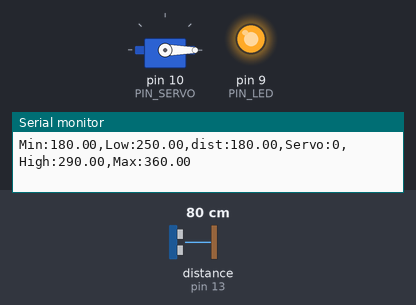
Bench run of a sketch on a simulated Arduino Uno, built with avr-gcc and run on an emulated ATmega328P. Shown: servo, output pins drawn as LEDs (lit = HIGH), the last lines printed to the serial monitor. Wiring (inferred from the names in the program): ultrasonic range finder: trigger pin 12; echo pin 13. Dashed ring = blinking. Inputs (shaded band) come from the test bench; at power-on: distance to the obstacle (sensor on pin 13) 80 cm. The echo pulse lasts 58.3 µs per cm; pins used as bus, display or sensor lines are not drawn.

Above: at 1.2 s.
1.3 s: distance to the obstacle (sensor on pin 13) set to 35 cm
At 1.45 s:
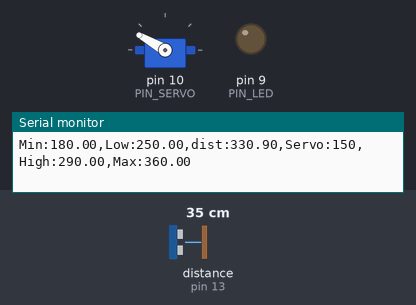
At 2.6 s:
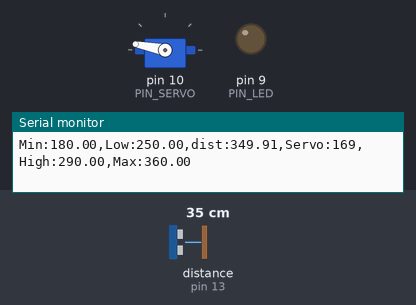
3.1 s: distance to the obstacle (sensor on pin 13) set to 18 cm
At 3.25 s:
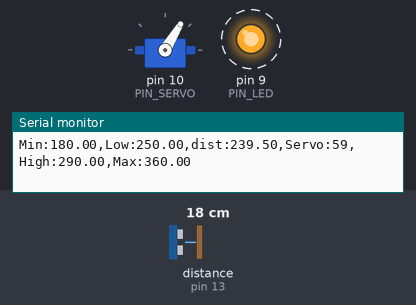
Timing chart, 0 to 6.1 s (numbered marks = the images above; inputs shaded):
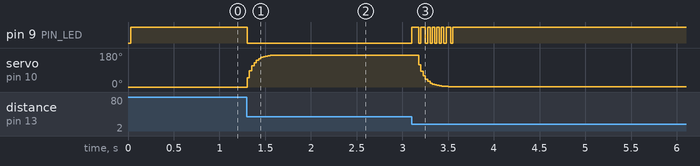

The sketch:

11P07.ino
```cpp
#include <Servo.h>

// Arduino pin assignment
#define PIN_LED   9   // LED active-low
#define PIN_TRIG  12  // sonar sensor TRIGGER
#define PIN_ECHO  13  // sonar sensor ECHO
#define PIN_SERVO 10  // servo motor

// configurable parameters for sonar
#define SND_VEL 346.0     // sound velocity at 24 celsius degree (unit: m/sec)
#define INTERVAL 25      // sampling interval (unit: msec)
#define PULSE_DURATION 10 // ultra-sound Pulse Duration (unit: usec)
#define _DIST_MIN 180.0   // minimum distance to be measured (unit: mm)
#define _DIST_MAX 360.0   // maximum distance to be measured (unit: mm)

#define TIMEOUT ((INTERVAL / 2) * 1000.0) // maximum echo waiting time (unit: usec)
#define SCALE (0.001 * 0.5 * SND_VEL) // coefficent to convert duration to distance

#define _EMA_ALPHA 0.3    // EMA weight of new sample (range: 0 to 1)
                          // Setting EMA to 1 effectively disables EMA filter.

// Target Distance
#define _TARGET_LOW  250.0
#define _TARGET_HIGH 290.0

// duty duration for myservo.writeMicroseconds()
// NEEDS TUNING (servo by servo)

#define _DUTY_MIN 0 // servo full clockwise position (0 degree)
#define _DUTY_NEU 90 // servo neutral position (90 degree)
#define _DUTY_MAX 180 // servo full counterclockwise position (180 degree)

// global variables
float  dist_ema, dist_prev = _DIST_MAX; // unit: mm
unsigned long last_sampling_time;       // unit: ms

Servo myservo;

void setup() {
  // initialize GPIO pins
  pinMode(PIN_LED, OUTPUT);
  pinMode(PIN_TRIG, OUTPUT);    // sonar TRIGGER
  pinMode(PIN_ECHO, INPUT);     // sonar ECHO
  digitalWrite(PIN_TRIG, LOW);  // turn-off Sonar

  myservo.attach(PIN_SERVO);
  myservo.writeMicroseconds(_DUTY_NEU);

  // initialize USS related variables
  dist_prev = _DIST_MIN; // raw distance output from USS (unit: mm)

  // initialize serial port
  Serial.begin(57600);
}

void loop() {
  float  dist_raw, dist_filtered;

  // wait until next sampling time.
  // millis() returns the number of milliseconds since the program started.
  // will overflow after 50 days.
  if (millis() < last_sampling_time + INTERVAL)
    return;

  // get a distance reading from the USS
  dist_raw = USS_measure(PIN_TRIG, PIN_ECHO);

  // the range filter
  if ((dist_raw == 0.0) || (dist_raw > _DIST_MAX)) {
      digitalWrite(9,true);
      dist_filtered = dist_prev;
  } else if (dist_raw < _DIST_MIN) {
      dist_filtered = dist_prev;
      digitalWrite(9,true);
  } else {    // In desired Range
      dist_filtered = dist_raw;
      dist_prev = dist_raw;
      digitalWrite(9,false);
  }

  // Modify the below line to implement the EMA equation
  dist_ema = _EMA_ALPHA*dist_filtered+(1-_EMA_ALPHA)*dist_ema;

  // adjust servo position according to the USS read value
  // add your code here!
  if(dist_ema<180.0){
    myservo.write(_DUTY_MIN);
  }else if(dist_ema>360.0){
    myservo.write(_DUTY_MAX);
  }
  else{
    myservo.write(((dist_ema-180.0)/180)*(_DUTY_MAX-_DUTY_MIN)+_DUTY_MIN);
  }

  // output the distance to the serial port
  Serial.print("Min:");    Serial.print(_DIST_MIN);
  Serial.print(",Low:");   Serial.print(_TARGET_LOW);
  Serial.print(",dist:");  Serial.print(dist_ema);
  Serial.print(",Servo:"); Serial.print(myservo.read());
  Serial.print(",High:");  Serial.print(_TARGET_HIGH);
  Serial.print(",Max:");   Serial.print(_DIST_MAX);
  Serial.println("");

  // update last sampling time
  last_sampling_time += INTERVAL;
}

// get a distance reading from USS. return value is in millimeter.
float USS_measure(int TRIG, int ECHO)
{
  digitalWrite(TRIG, HIGH);
  delayMicroseconds(PULSE_DURATION);
  digitalWrite(TRIG, LOW);

  return pulseIn(ECHO, HIGH, TIMEOUT) * SCALE; // unit: mm
}
```

Measured:
- after the input at 1.3 s, pin 9 (PIN_LED): HIGH → LOW at once; servo on pin 10 (PIN_SERVO): moves from 0° to 169° over 0.28 s, starting at once
- after the input at 3.1 s, pin 9 (PIN_LED): alternates HIGH for 0.03 s and LOW for 0.02 s, 15 changes in all, then stays HIGH, starting at once; servo on pin 10 (PIN_SERVO): moves from 169° to 1° over 0.48 s, starting after 0.08 s
